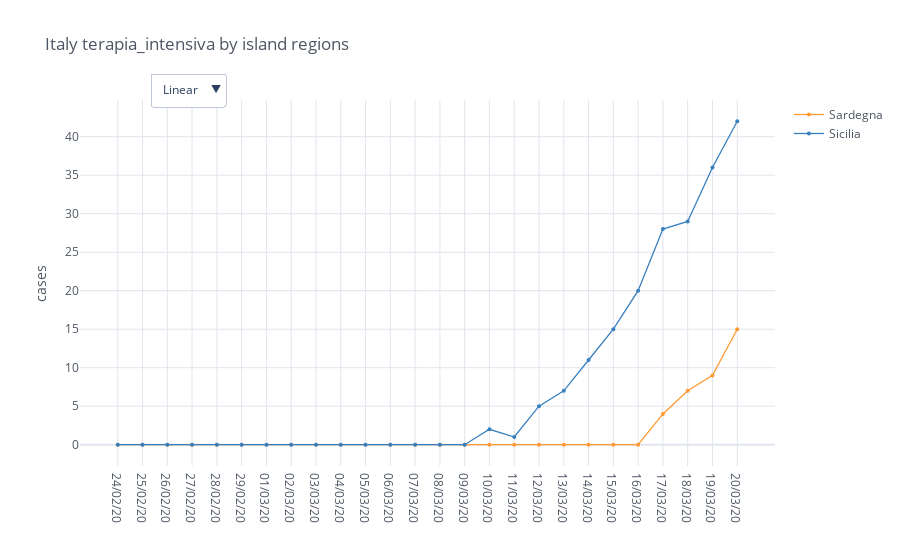

The notebook cell saved with this chart:
### Code cell
regions = io.italy_load_regions(io.italy_islands_regions)
total_cases = io.italy_regions_filter_by_category(regions, category)

mpl.iplot_comparative_plot(total_cases, title='Italy ' + category + ' by island regions')

### Figure 1 — Plotly figure (JSON) as saved in the notebook; plotly's stock layout.template omitted (floating-point values rounded to 4 significant figures)
{"data": [{"line": {"color": "rgba(255, 153, 51, 1.0)", "dash": "solid", "shape": "linear", "width": 1.3}, "marker": {"size": 4, "symbol": "circle"}, "mode": "lines+markers", "name": "Sardegna", "text": "", "type": "scatter", "x": ["24/02/20", "25/02/20", "26/02/20", "27/02/20", "28/02/20", "29/02/20", "01/03/20", "02/03/20", "03/03/20", "04/03/20", "05/03/20", "06/03/20", "07/03/20", "08/03/20", "09/03/20", "10/03/20", "11/03/20", "12/03/20", "13/03/20", "14/03/20", "15/03/20", "16/03/20", "17/03/20", "18/03/20", "19/03/20", "20/03/20"], "y": [0, 0, 0, 0, 0, 0, 0, 0, 0, 0, 0, 0, 0, 0, 0, 0, 0, 0, 0, 0, 0, 0, 4, 7, 9, 15]}, {"line": {"color": "rgba(55, 128, 191, 1.0)", "dash": "solid", "shape": "linear", "width": 1.3}, "marker": {"size": 4, "symbol": "circle"}, "mode": "lines+markers", "name": "Sicilia", "text": "", "type": "scatter", "x": ["24/02/20", "25/02/20", "26/02/20", "27/02/20", "28/02/20", "29/02/20", "01/03/20", "02/03/20", "03/03/20", "04/03/20", "05/03/20", "06/03/20", "07/03/20", "08/03/20", "09/03/20", "10/03/20", "11/03/20", "12/03/20", "13/03/20", "14/03/20", "15/03/20", "16/03/20", "17/03/20", "18/03/20", "19/03/20", "20/03/20"], "y": [0, 0, 0, 0, 0, 0, 0, 0, 0, 0, 0, 0, 0, 0, 0, 2, 1, 5, 7, 11, 15, 20, 28, 29, 36, 42]}], "layout": {"legend": {"bgcolor": "#FFFFFF", "font": {"color": "#4D5663"}}, "paper_bgcolor": "#FFFFFF", "plot_bgcolor": "#FFFFFF", "title": {"font": {"color": "#4D5663"}, "text": "Italy terapia_intensiva by island regions"}, "updatemenus": [{"buttons": [{"args": [{"yaxis.type": "linear"}], "label": "Linear", "method": "relayout"}, {"args": [{"yaxis.type": "log"}], "label": "Log", "method": "relayout"}], "direction": "down", "pad": {"r": 10, "t": 10}, "showactive": true, "x": 0.1, "xanchor": "left", "y": 1.1, "yanchor": "top"}], "xaxis": {"gridcolor": "#E1E5ED", "showgrid": true, "tickfont": {"color": "#4D5663"}, "title": {"font": {"color": "#4D5663"}, "text": ""}, "zerolinecolor": "#E1E5ED"}, "yaxis": {"gridcolor": "#E1E5ED", "showgrid": true, "tickfont": {"color": "#4D5663"}, "title": {"font": {"color": "#4D5663"}, "text": "cases"}, "zerolinecolor": "#E1E5ED"}}}
